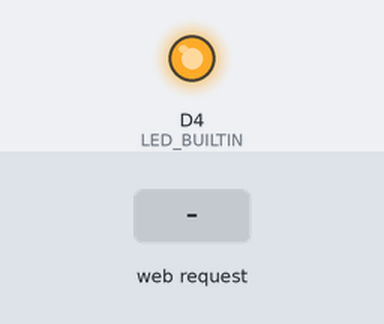
A sketch run on a simulated ESP8266 (Wemos D1 mini). On the bench: output pins drawn as LEDs (lit = HIGH, except the on-board LED, lit = LOW). Inputs (shaded band) come from the test bench. WiFi joins after 1.5 s; servers stay silent unless stated; what the sketch prints to the serial monitor is not drawn.

Above: at 2.7 s.
2.8 s: HTTP request GET /off received
At 3.9 s:
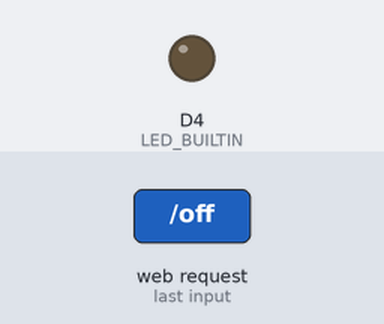
4.3 s: HTTP request GET /on received
At 5.0 s:
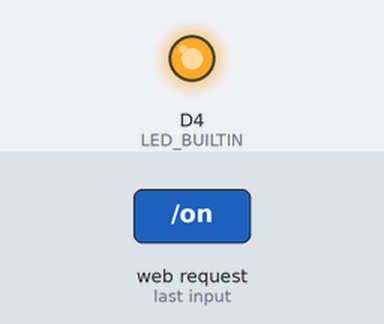
Timing chart, 0 to 7.3 s (numbered marks = the images above; inputs shaded):
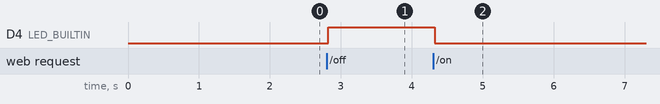

Measured:
- after the input at 2.8 s, D4 (LED_BUILTIN): LOW → HIGH at once
- after the input at 4.3 s, D4 (LED_BUILTIN): HIGH → LOW at once

The sketch:

d1mini.ino
```cpp
/*
請上傳此程式碼至esp8266
*/

#include<SoftwareSerial.h>
#include<ESP8266WiFi.h>
SoftwareSerial d1mini(D2,D3);

const char* ssid     = "fan";
const char* password = "3psdvkj28bdb";

WiFiServer server(80);
String header;

IPAddress local_IP(172,20,10,2);
IPAddress gateway(192, 168, 1, 1);
IPAddress subnet(255, 255, 0, 0);

void setup(){
  Serial.begin(9600);
  d1mini.begin(4800);
  pinMode(D2,INPUT);
  pinMode(D3,OUTPUT);

  pinMode(LED_BUILTIN,OUTPUT);

  if (!WiFi.config(local_IP, gateway, subnet)) {
    Serial.println("STA Failed to configure");
  }

  Serial.print("Connecting to ");
  Serial.println(ssid);
  WiFi.begin(ssid, password);
  while (WiFi.status() != WL_CONNECTED) {
    delay(500);
    Serial.print(".");
  }
  Serial.println("");
  Serial.println("WiFi connected.");
  IPAddress IP = WiFi.localIP();
  Serial.println("IP address: ");
  Serial.println(IP);
  server.begin();
}
void loop(){
  WiFiClient client = server.available();   // Listen for incoming clients

  if (client) {                             // If a new client connects,
    Serial.println("New Client.");          // print a message out in the serial port
    String currentLine = "";                // make a String to hold incoming data from the client
    while (client.connected()) {            // loop while the client's connected
      if (client.available()) {             // if there's bytes to read from the client,
        char c = client.read();             // read a byte, then
        Serial.write(c);                    // print it out the serial monitor
        header += c;
        if (c == '\n') {                    // if the byte is a newline character
          // if the current line is blank, you got two newline characters in a row.
          // that's the end of the client HTTP request, so send a response:
          if (currentLine.length() == 0) {
            // HTTP headers always start with a response code (e.g. HTTP/1.1 200 OK)
            // and a content-type so the client knows what's coming, then a blank line:
            client.println("HTTP/1.1 200 OK");
            client.println("Content-type:text/html");
            client.println("Connection: close");
            client.println();

            // turns the GPIOs on and off
            if (header.indexOf("GET /off") >= 0) {
              Serial.println("digitalWrite(LED_BUILTIN, HIGH)");
              digitalWrite(LED_BUILTIN, HIGH);
            } else if (header.indexOf("GET /on") >= 0) {
              Serial.println("digitalWrite(LED_BUILTIN, LOW)");
              digitalWrite(LED_BUILTIN, LOW);
            } else if (header.indexOf("GET /one") >= 0) {
              d1mini.print("1");
              d1mini.println("\n");
              delay(30);
            } else if (header.indexOf("GET /two") >= 0) {
              d1mini.print("2");
              d1mini.println("\n");
              delay(30);
            } else if (header.indexOf("GET /three") >= 0) {
              d1mini.print("3");
              d1mini.println("\n");
              delay(30);
            }
            // Display the HTML web page
            client.println("<!DOCTYPE html><html>");
            client.println("<head><meta name=\"viewport\" content=\"width=device-width, initial-scale=1\">");
            client.println("<link rel=\"icon\" href=\"data:,\">");

            // Web Page Heading
            client.println("<body><h1>ESP8266 Web Server</h1>");
            client.println();
            // Break out of the while loop
            break;
          } else { // if you got a newline, then clear currentLine
            currentLine = "";
          }
        } else if (c != '\r') {  // if you got anything else but a carriage return character,
          currentLine += c;      // add it to the end of the currentLine
        }
      }
    }
    // Clear the header variable
    header = "";
    // Close the connection
    client.stop();
    Serial.println("Client disconnected.");
    Serial.println("");
  }

}
```
